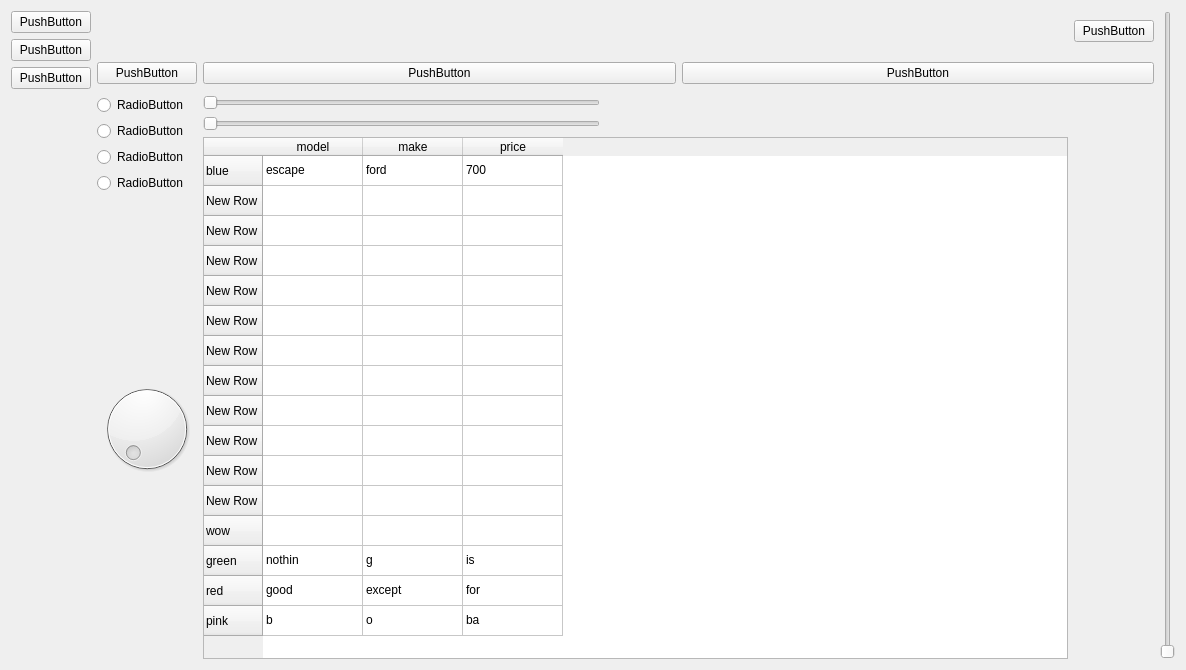
<?xml version="1.0" encoding="UTF-8"?>
<ui version="4.0">
 <class>Widget</class>
 <widget class="QWidget" name="Widget">
  <property name="geometry">
   <rect>
    <x>0</x>
    <y>0</y>
    <width>1186</width>
    <height>670</height>
   </rect>
  </property>
  <property name="windowTitle">
   <string>Widget</string>
  </property>
  <layout class="QHBoxLayout" name="horizontalLayout">
   <item>
    <layout class="QVBoxLayout" name="verticalLayout_4">
     <item>
      <layout class="QGridLayout" name="gridLayout">
       <item row="0" column="0" rowspan="2">
        <layout class="QVBoxLayout" name="verticalLayout">
         <item>
          <widget class="QPushButton" name="pushButton">
           <property name="text">
            <string>PushButton</string>
           </property>
          </widget>
         </item>
         <item>
          <widget class="QPushButton" name="pushButton_2">
           <property name="text">
            <string>PushButton</string>
           </property>
          </widget>
         </item>
         <item>
          <widget class="QPushButton" name="pushButton_6">
           <property name="text">
            <string>PushButton</string>
           </property>
          </widget>
         </item>
        </layout>
       </item>
       <item row="1" column="2" colspan="2">
        <layout class="QHBoxLayout" name="horizontalLayout_2">
         <item>
          <widget class="QPushButton" name="pushButton_7">
           <property name="text">
            <string>PushButton</string>
           </property>
          </widget>
         </item>
         <item>
          <widget class="QPushButton" name="pushButton_5">
           <property name="text">
            <string>PushButton</string>
           </property>
          </widget>
         </item>
        </layout>
       </item>
       <item row="2" column="2">
        <layout class="QVBoxLayout" name="verticalLayout_3">
         <item>
          <widget class="QSlider" name="horizontalSlider_3">
           <property name="maximumSize">
            <size>
             <width>397</width>
             <height>16777215</height>
            </size>
           </property>
           <property name="orientation">
            <enum>Qt::Horizontal</enum>
           </property>
          </widget>
         </item>
         <item>
          <widget class="QSlider" name="horizontalSlider_2">
           <property name="maximumSize">
            <size>
             <width>397</width>
             <height>16777215</height>
            </size>
           </property>
           <property name="orientation">
            <enum>Qt::Horizontal</enum>
           </property>
          </widget>
         </item>
         <item>
          <widget class="QTableWidget" name="tableWidget">
           <row>
            <property name="text">
             <string>blue</string>
            </property>
           </row>
           <row>
            <property name="text">
             <string>New Row</string>
            </property>
           </row>
           <row>
            <property name="text">
             <string>New Row</string>
            </property>
           </row>
           <row>
            <property name="text">
             <string>New Row</string>
            </property>
           </row>
           <row>
            <property name="text">
             <string>New Row</string>
            </property>
           </row>
           <row>
            <property name="text">
             <string>New Row</string>
            </property>
           </row>
           <row>
            <property name="text">
             <string>New Row</string>
            </property>
           </row>
           <row>
            <property name="text">
             <string>New Row</string>
            </property>
           </row>
           <row>
            <property name="text">
             <string>New Row</string>
            </property>
           </row>
           <row>
            <property name="text">
             <string>New Row</string>
            </property>
           </row>
           <row>
            <property name="text">
             <string>New Row</string>
            </property>
           </row>
           <row>
            <property name="text">
             <string>New Row</string>
            </property>
           </row>
           <row>
            <property name="text">
             <string>wow</string>
            </property>
           </row>
           <row>
            <property name="text">
             <string>green</string>
            </property>
           </row>
           <row>
            <property name="text">
             <string>red</string>
            </property>
           </row>
           <row>
            <property name="text">
             <string>pink</string>
            </property>
           </row>
           <column>
            <property name="text">
             <string>model</string>
            </property>
           </column>
           <column>
            <property name="text">
             <string>make</string>
            </property>
           </column>
           <column>
            <property name="text">
             <string>price</string>
            </property>
           </column>
           <item row="0" column="0">
            <property name="text">
             <string>escape</string>
            </property>
           </item>
           <item row="0" column="1">
            <property name="text">
             <string>ford</string>
            </property>
           </item>
           <item row="0" column="2">
            <property name="text">
             <string>700</string>
            </property>
           </item>
           <item row="13" column="0">
            <property name="text">
             <string>nothin</string>
            </property>
           </item>
           <item row="13" column="1">
            <property name="text">
             <string>g</string>
            </property>
           </item>
           <item row="13" column="2">
            <property name="text">
             <string>is</string>
            </property>
           </item>
           <item row="14" column="0">
            <property name="text">
             <string>good</string>
            </property>
           </item>
           <item row="14" column="1">
            <property name="text">
             <string>except</string>
            </property>
           </item>
           <item row="14" column="2">
            <property name="text">
             <string>for</string>
            </property>
           </item>
           <item row="15" column="0">
            <property name="text">
             <string>b</string>
            </property>
           </item>
           <item row="15" column="1">
            <property name="text">
             <string>o</string>
            </property>
           </item>
           <item row="15" column="2">
            <property name="text">
             <string>ba</string>
            </property>
           </item>
          </widget>
         </item>
        </layout>
       </item>
       <item row="1" column="1">
        <widget class="QPushButton" name="pushButton_3">
         <property name="text">
          <string>PushButton</string>
         </property>
        </widget>
       </item>
       <item row="0" column="3">
        <widget class="QPushButton" name="pushButton_8">
         <property name="text">
          <string>PushButton</string>
         </property>
        </widget>
       </item>
       <item row="2" column="1">
        <layout class="QVBoxLayout" name="verticalLayout_2">
         <item>
          <widget class="QRadioButton" name="radioButton">
           <property name="text">
            <string>RadioButton</string>
           </property>
          </widget>
         </item>
         <item>
          <widget class="QRadioButton" name="radioButton_2">
           <property name="text">
            <string>RadioButton</string>
           </property>
          </widget>
         </item>
         <item>
          <widget class="QRadioButton" name="radioButton_4">
           <property name="text">
            <string>RadioButton</string>
           </property>
          </widget>
         </item>
         <item>
          <widget class="QRadioButton" name="radioButton_3">
           <property name="text">
            <string>RadioButton</string>
           </property>
          </widget>
         </item>
         <item>
          <widget class="QDial" name="dial"/>
         </item>
        </layout>
       </item>
      </layout>
     </item>
    </layout>
   </item>
   <item>
    <widget class="QSlider" name="verticalSlider">
     <property name="orientation">
      <enum>Qt::Vertical</enum>
     </property>
    </widget>
   </item>
  </layout>
 </widget>
 <resources/>
 <connections/>
</ui>
